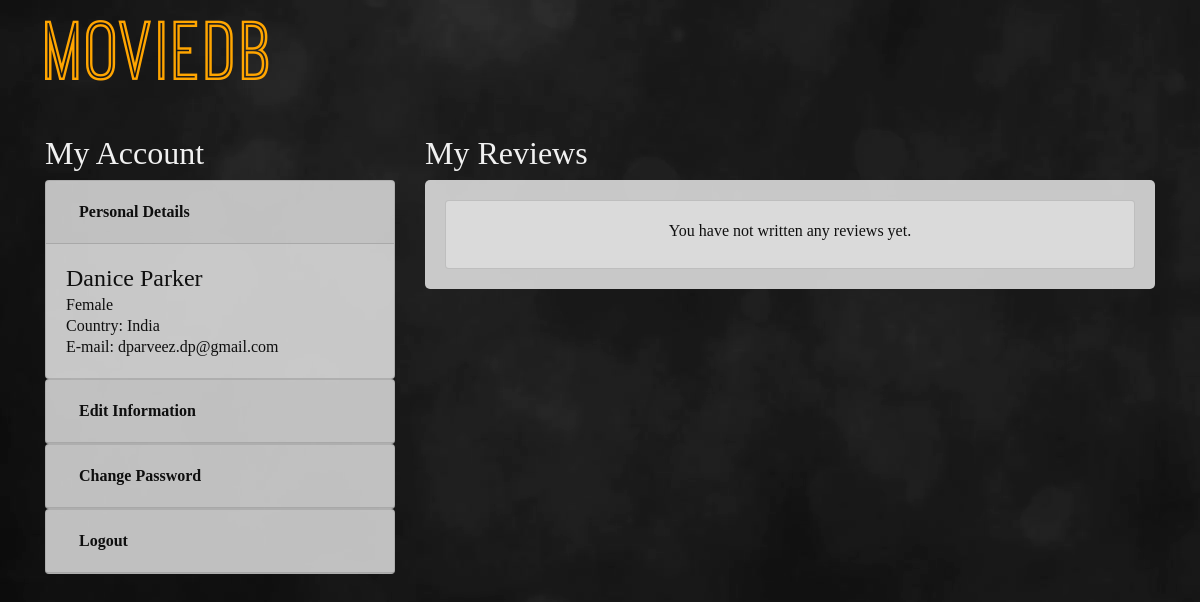
The app's page /account.php (signed in) with its own data.
### tables this page shows
CREATE TABLE `user` (
  `user_id` int(5) unsigned zerofill NOT NULL AUTO_INCREMENT,
  `email` varchar(45) NOT NULL,
  `fname` varchar(45) NOT NULL,
  `lname` varchar(45) NOT NULL,
  `gender` varchar(6) DEFAULT NULL,
  `password` varchar(25) NOT NULL,
  `country` varchar(25) DEFAULT NULL,
  PRIMARY KEY (`user_id`),
  UNIQUE KEY `email_UNIQUE` (`email`)
);

### account.php (the view, shortened to what this page needs)
<?php
$str = "";
	$conn =  new mysqli(DB_SERVER, DB_USERNAME, DB_PASSWORD, DB_DATABASE);
	$user = array();
	if(isset($_GET['user_id']))
		$user["user_id"] = $_GET['user_id'];
	else
		$user["user_id"] = $_SESSION["user_id"];
	$userSql = "SELECT * FROM user WHERE user_id = ".$user["user_id"];
	$userResult = mysqli_query($conn, $userSql);
	if($userResult) {
		$row = $userResult->fetch_assoc();
		$user["fname"] = $row["fname"];
		$user["lname"] = $row["lname"];
		$user["gender"] = $row["gender"];
		$user["country"] = $row["country"];
		$user["email"] = $row["email"];
	}
?>
<html>
	<head lang="en">
		<link rel="stylesheet" href="assets/css/bootstrap.min.css">
		<link rel="stylesheet" href="assets/css/open-iconic-bootstrap.min.css">
		<link rel="stylesheet" href="assets/css/account.css" />
	</head>
	<body>
		<div class="">
			<div class="container" id="accountContainer">
				<div class="row" id="siteLogo">
					<h1><a id="siteLogoName" href="index.php">MovieDB</a></h1>
				</div>
				<?php if(!isset($_GET['user_id'])){
				if(isset($_GET["status"]) && $_GET["status"] == "success"): ?>
			<?php endif;
		if(!isset($_GET["user_id"]))
		$str = "My";
	else $str = "User"; }?>
				<div class="row">
					<div class="col-md-4">
						<div>
							<h2><?php echo $str?> Account</h2>
						</div>
						<div id="accordion">
						  <div class="card">
							<div class="card-header" id="headingOne">
							  <h5 class="mb-0">
								<button class="btn btn-link" data-toggle="collapse" data-target="#personalDetails" aria-expanded="true" aria-controls="personalDetails">
								  Personal Details
								</button>
							  </h5>
							</div>
							<div id="personalDetails" class="collapse show" aria-labelledby="headingOne" data-parent="#accordion">
							  <div class="card-body">
								<h4><?php echo $user["fname"]." ".$user["lname"]; ?></h4>
								<h6><?php echo $user["gender"]; ?></h6>
								<h6>Country: <?php echo $user["country"]; ?></h6>
								<?php if(!isset($_GET["user_id"])): ?>
								<h6>E-mail: <?php echo $user["email"]; ?></h6>
								<?php endif; ?>
							  </div>
							</div>
						  </div>
							<?php if(!isset($_GET['user_id']))
							{?>
						  <div class="card">
							<div class="card-header" id="headingTwo">
							  <h5 class="mb-0">
								<button class="btn btn-link collapsed" data-toggle="collapse" data-target="#editInformation" aria-expanded="false" aria-controls="editInformation">
								  Edit Information
								</button>
							  </h5>
							</div>
						  </div>
						  <div class="card">
							<div class="card-header" id="headingThree">
							  <h5 class="mb-0">
								<button class="btn btn-link collapsed" data-toggle="collapse" data-target="#changePassword" aria-expanded="false" aria-controls="changePassword">
								  Change Password
								</button>
							  </h5>
							</div>
						  </div>
						  <div class="card">
							<div class="card-header" id="logoutHeader">
							  <h5 class="mb-0">
								<button class="btn btn-link" onclick="location.href='logout.php'">
								  Logout
								</button>
							  </h5>
							</div>
						  </div>
							<?php
						}
						if(!isset($_GET["user_id"])	)
						$str = "My";
					else $str = "User";
					?>
						</div>
					</div>
					<div class="col-md-8">
						<div>
							<h2><?php echo $str?> Reviews</h2>
						</div>
						<div class="container" id="reviewContainer">
						<?php
						$reviewSql = "SELECT * FROM v_user_reviews WHERE user_id = ".$user["user_id"];
						$reviewResult = mysqli_query($conn, $reviewSql);
						if(!isset($_GET["user_id"])	)
						$str = "You have";
						else $str = "User has";
						if($reviewResult) {
							if($reviewResult->num_rows === 0) { ?>
							<div class="card">
								<div class="card-body">
									<h6><center><?php echo $str?> not written any reviews yet.</center></h6>
								</div>
							</div>
							<?php }
								 ?>
								<?php
						} ?>
						</div>
					</div>
				</div>
			</div>
		</div>
	</body>
</html>

### assets/css/account.css (style rules this page uses)
body { background-image: url("../images/smokey_background.png"); background-repeat: no-repeat; background-position: left top; background-attachment: fixed; font-family: Calibri; color: #F0F0F0; }
#siteLogo { margin: 0px -15px 20px; }
#siteLogoName { color: orange; margin-left: 15px; text-decoration: none; font-size: 5.5rem; font-family: ostrich; font-weight: normal; letter-spacing: 0.2rem; }
.card { color: #0F0F0F; background-color: rgba(220.0, 220.0, 220.0, 0.9); }
#accordion { margin-bottom: 30px; }
#accordion h6, #accordion h4 { margin-bottom: 2px; }
#reviewContainer { color: #0F0F0F; background-color: rgba(220.0, 220.0, 220.0, 0.9); border-radius: 5px; padding: 20px; }
.btn-link { color: #0F0F0F; font-weight: bold; }
a { color: #0F0F0F; font-weight: bold; }

### records on screen
user: fname "Danice", lname "Parker", gender "Female", country "India", email "dparveez.dp@gmail.com"

### other values on screen
$str "My"
$str "You have"
